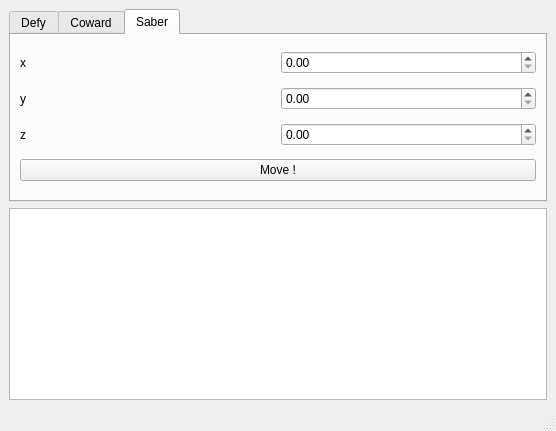
<?xml version="1.0" encoding="UTF-8"?>
<ui version="4.0">
 <class>ArmdorandeTest</class>
 <widget class="QMainWindow" name="ArmdorandeTest">
  <property name="geometry">
   <rect>
    <x>0</x>
    <y>0</y>
    <width>556</width>
    <height>431</height>
   </rect>
  </property>
  <property name="windowTitle">
   <string>MainWindow</string>
  </property>
  <widget class="QWidget" name="centralwidget">
   <layout class="QGridLayout" name="gridLayout">
    <item row="1" column="0">
     <widget class="QListWidget" name="eventsList"/>
    </item>
    <item row="0" column="0">
     <widget class="QTabWidget" name="tabWidget">
      <property name="currentIndex">
       <number>2</number>
      </property>
      <widget class="QWidget" name="tab">
       <attribute name="title">
        <string>Defy</string>
       </attribute>
       <layout class="QGridLayout" name="gridLayout_2">
        <item row="0" column="0">
         <widget class="QLabel" name="label">
          <property name="maximumSize">
           <size>
            <width>101</width>
            <height>16777215</height>
           </size>
          </property>
          <property name="text">
           <string>Opponent</string>
          </property>
         </widget>
        </item>
        <item row="0" column="1">
         <widget class="QComboBox" name="oponents"/>
        </item>
        <item row="1" column="0" colspan="2">
         <widget class="QPushButton" name="pushButton">
          <property name="text">
           <string>Go !</string>
          </property>
         </widget>
        </item>
       </layout>
      </widget>
      <widget class="QWidget" name="tab_3">
       <attribute name="title">
        <string>Coward</string>
       </attribute>
       <layout class="QGridLayout" name="gridLayout_3">
        <item row="0" column="0">
         <widget class="QPushButton" name="pushButton_2">
          <property name="text">
           <string>I'm a chicken</string>
          </property>
         </widget>
        </item>
       </layout>
      </widget>
      <widget class="QWidget" name="tab_4">
       <attribute name="title">
        <string>Saber</string>
       </attribute>
       <layout class="QGridLayout" name="gridLayout_4">
        <item row="0" column="0">
         <widget class="QLabel" name="label_2">
          <property name="text">
           <string>x</string>
          </property>
         </widget>
        </item>
        <item row="0" column="1">
         <widget class="QDoubleSpinBox" name="x"/>
        </item>
        <item row="1" column="0">
         <widget class="QLabel" name="label_3">
          <property name="text">
           <string>y</string>
          </property>
         </widget>
        </item>
        <item row="1" column="1">
         <widget class="QDoubleSpinBox" name="y"/>
        </item>
        <item row="2" column="0">
         <widget class="QLabel" name="label_4">
          <property name="text">
           <string>z</string>
          </property>
         </widget>
        </item>
        <item row="2" column="1">
         <widget class="QDoubleSpinBox" name="z"/>
        </item>
        <item row="3" column="0" colspan="2">
         <widget class="QPushButton" name="pushButton_3">
          <property name="text">
           <string>Move !</string>
          </property>
         </widget>
        </item>
       </layout>
      </widget>
     </widget>
    </item>
   </layout>
  </widget>
  <widget class="QMenuBar" name="menubar">
   <property name="geometry">
    <rect>
     <x>0</x>
     <y>0</y>
     <width>556</width>
     <height>22</height>
    </rect>
   </property>
  </widget>
  <widget class="QStatusBar" name="statusbar"/>
 </widget>
 <resources/>
 <connections/>
</ui>
